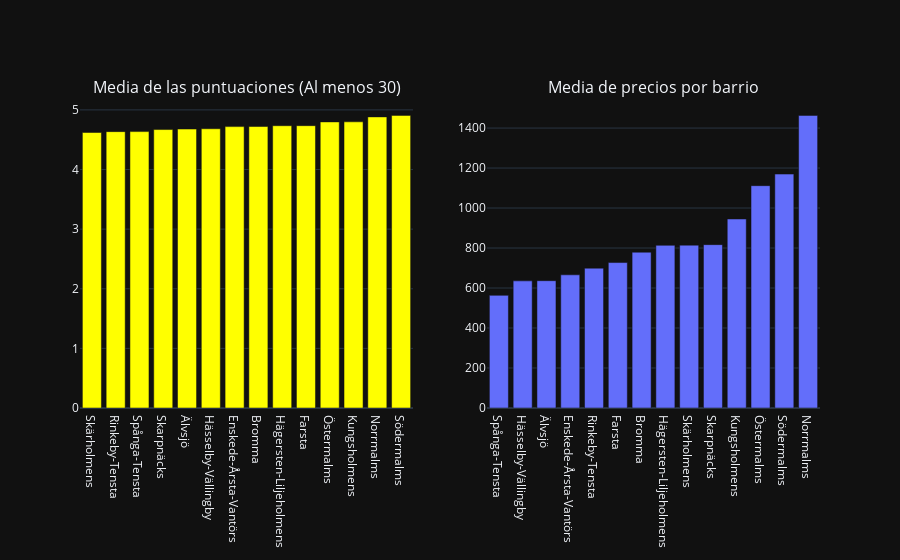

This figure's notebook cell:
### Code cell
pio.templates.default = "plotly_dark"
fig9 = make_subplots(rows=1, cols=2,
                     subplot_titles= ("Media de las puntuaciones (Al menos 30)",
                                     "Media de precios por barrio"))
                                    # column_widths=[0.5, 0.5], row_heights=[700])

for i, figure in enumerate(figures):
    for trace in range(len(figure["data"])):
        fig9.append_trace(figure["data"][trace], row=1, col=i+1)
fig9.update_layout(showlegend=False)
fig9.show()

### Figure 1 — Plotly figure (JSON) as saved in the notebook; plotly's stock layout.template omitted (floating-point values rounded to 4 significant figures)
{"data": [{"alignmentgroup": "True", "hovertemplate": "variable=review_scores_location<br>neighbourhood=%{x}<br>value=%{y}<extra></extra>", "legendgroup": "review_scores_location", "marker": {"color": "yellow", "pattern": {"shape": ""}}, "name": "review_scores_location", "offsetgroup": "review_scores_location", "orientation": "v", "showlegend": true, "textposition": "auto", "type": "bar", "x": ["Skärholmens", "Rinkeby-Tensta", "Spånga-Tensta", "Skarpnäcks", "Älvsjö", "Hässelby-Vällingby", "Enskede-Årsta-Vantörs", "Bromma", "Hägersten-Liljeholmens", "Farsta", "Östermalms", "Kungsholmens", "Norrmalms", "Södermalms"], "xaxis": "x", "y": [4.621, 4.636, 4.636, 4.67, 4.679, 4.684, 4.72, 4.721, 4.735, 4.736, 4.799, 4.8, 4.883, 4.908], "yaxis": "y"}, {"alignmentgroup": "True", "hovertemplate": "variable=price<br>neighbourhood=%{x}<br>value=%{y}<extra></extra>", "legendgroup": "price", "marker": {"color": "#636efa", "pattern": {"shape": ""}}, "name": "price", "offsetgroup": "price", "orientation": "v", "showlegend": true, "textposition": "auto", "type": "bar", "x": ["Spånga-Tensta", "Hässelby-Vällingby", "Älvsjö", "Enskede-Årsta-Vantörs", "Rinkeby-Tensta", "Farsta", "Bromma", "Hägersten-Liljeholmens", "Skärholmens", "Skarpnäcks", "Kungsholmens", "Östermalms", "Södermalms", "Norrmalms"], "xaxis": "x2", "y": [563.4, 635.8, 636.7, 666.0, 699.3, 727.3, 779.2, 813.5, 814.4, 817, 945.3, 1112.0, 1170.0, 1463.0], "yaxis": "y2"}], "layout": {"annotations": [{"font": {"size": 16}, "showarrow": false, "text": "Media de las puntuaciones (Al menos 30)", "x": 0.225, "xanchor": "center", "xref": "paper", "y": 1, "yanchor": "bottom", "yref": "paper"}, {"font": {"size": 16}, "showarrow": false, "text": "Media de precios por barrio", "x": 0.775, "xanchor": "center", "xref": "paper", "y": 1, "yanchor": "bottom", "yref": "paper"}], "showlegend": false, "xaxis": {"anchor": "y", "domain": [0, 0.45]}, "xaxis2": {"anchor": "y2", "domain": [0.55, 1]}, "yaxis": {"anchor": "x", "domain": [0, 1]}, "yaxis2": {"anchor": "x2", "domain": [0, 1]}}}
